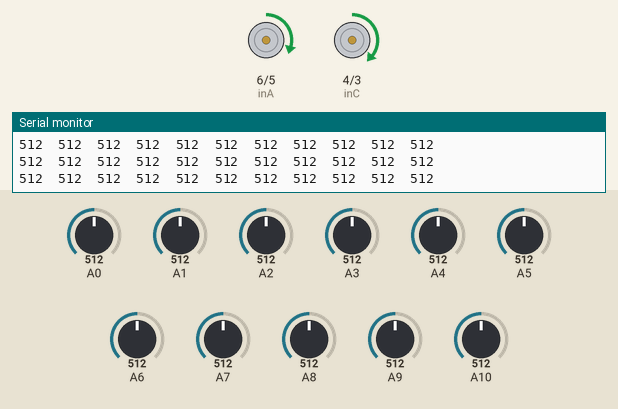
Recording of a sketch running on a simulated Arduino Mega 2560, built with avr-gcc and run on an emulated ATmega2560. Parts: motor-driver pin pairs drawn as motors (green arrow = first pin HIGH = forward, orange = second pin HIGH = backward, longer = more drive, scaled by the enable pin), the last lines printed to the serial monitor. The inputs (shaded band) are chosen by the test bench; at power-on: A0 = 512, A1 = 512, A2 = 512, A8 = 512, A7 = 512, A3 = 512, A4 = 512, A5 = 512, A6 = 512, A9 = 512, A10 = 512.

Above: at 1.2 s.
1.3 s: A0 set to 484
At 2.4 s:
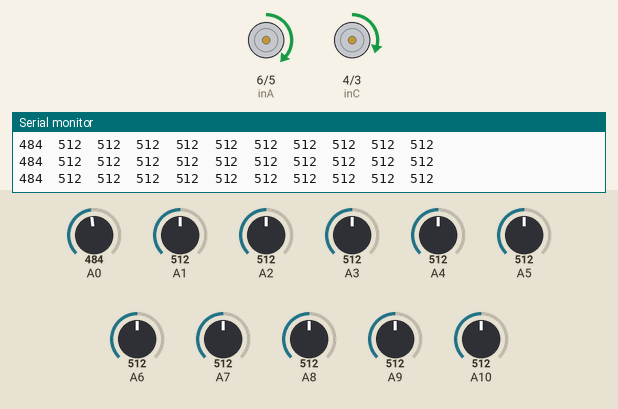
2.9 s: A1 set to 107
At 4.0 s:
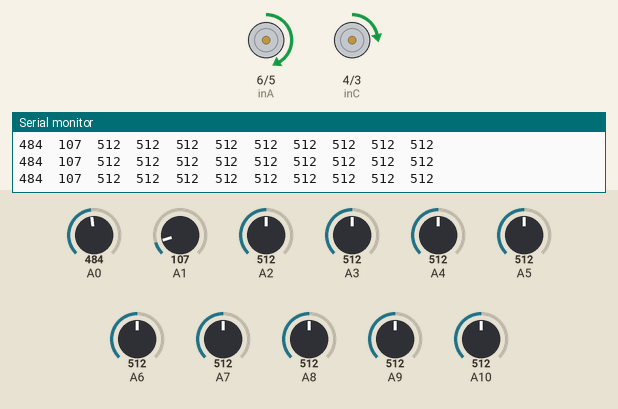
4.4 s: A1 set to 95
7.4 s: A2 set to 492
At 8.4 s:
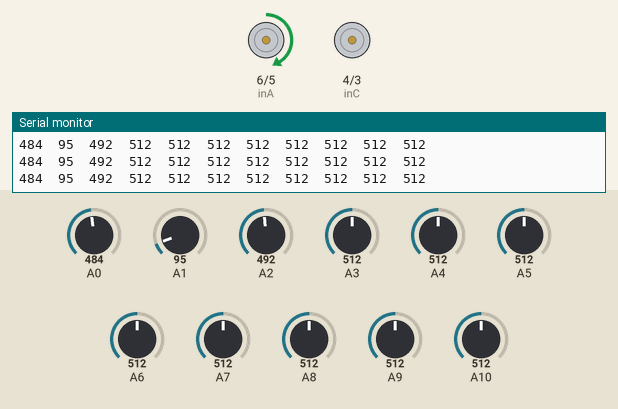
9.0 s: A8 set to 30
At 9.9 s:
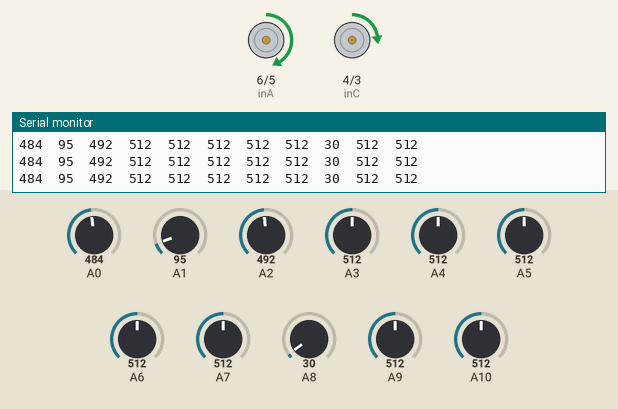
10.5 s: A7 set to 390
At 11.4 s:
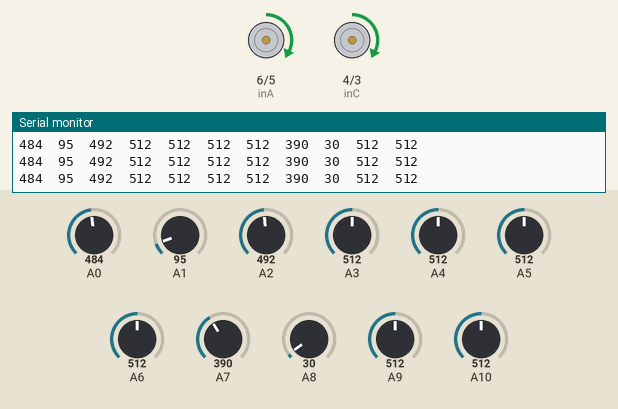
Timing chart, 0 to 13.0 s (numbered marks = the images above; inputs shaded):
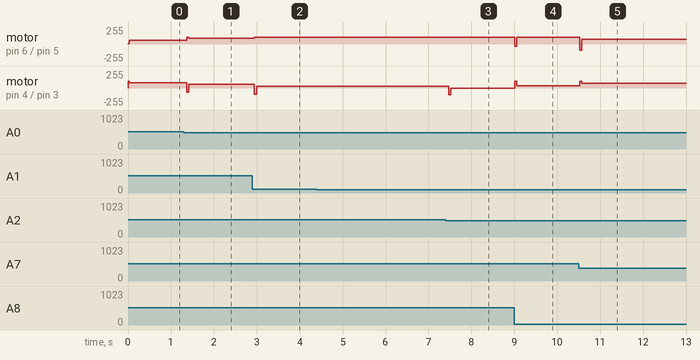

The sketch:

LineFollower.ino
```cpp
// Line-following-robot-arduino.
// Ignore the comments, some the commented code is actually special cases that are needed for Hard 90/60/45/30 degree turns.
// If the lines are curves or straight lines only then it's not needed.


#define inA 6
#define inB 5
#define inC 4
#define inD 3
#define ENA 7
#define ENB 8
#define sensorOut 18
#define setpoint 400
#define z 70
#define lsp z
#define rsp z
#define rms z+35
#define lms z+35
#define kp .5
#define kd 2.2
#define minus -100
#define setpointsonar 11


const int trigPinl = 32;
const int echoPin1 = 30;
const int trigPinr = 22;
const int echoPinr = 24;
const int trigPinf = 26 ;
const int echoPinf = 28;

int flag = 0;


//const int s0 = 14;
//const int s1 = 15;
//const int s2 = 16;
//const int s3 = 17;
//const int out = 18;
//int red = 0;
//int green = 0;
//int blue = 0;


long duration1;
int distance1;
long duration2;
int distance2;
long duration3;
int distance3;
float factor1 = 1;
float factor2 = 1;
//void colour();
//void sonarcolour();
int sonar();
void check1();
void check2();
//void check3();
int threshold[] = {500, 500, 500, 400, 500, 400, 600, 500, 500, 500, 500, 500};


const  int  number_of_sensor = 11, numPidSensor = 9;

int a[number_of_sensor];

void setup() {

  // put your setup code here, to run once:

  Serial.begin(9600);
  pinMode(inA, OUTPUT);
  pinMode(inB, OUTPUT);
  pinMode(inC, OUTPUT);
  pinMode(inD, OUTPUT);
  pinMode(ENA, OUTPUT);
  pinMode(ENB, OUTPUT);
  //pinMode(s0, OUTPUT);
  //pinMode(s1, OUTPUT);
  //pinMode(s2, OUTPUT);
  //pinMode(s3, OUTPUT);
  //pinMode(out, INPUT);

  //digitalWrite(s0, HIGH);
  //digitalWrite(s1, HIGH);
  pinMode(trigPinl, OUTPUT);
  pinMode(echoPin1, INPUT);
  pinMode(trigPinr, OUTPUT);
  pinMode(echoPinr, INPUT);
  pinMode(trigPinf, OUTPUT);
  pinMode(echoPinf, INPUT);
  /* while(true)
    /*{
    motor(100,100);
    delay(180);
    motor(100,-100);
    delay(370);
    motor(0,0);
    delay(70);
    motor(100,100);
    delay(400);
    motor(100,-160);
    delay(440);
    motor(0,0);
    delay(200);

    }*/


}

void loop()
{

  // put your main code here, to run repeatedly:
  pid();
  //motor(120*factor1,120*factor2);
  //sonar();
}


int error, e, lastError = 0;

void pid()
{


  int pos = sensor();

 /* if ((a[3] == 1 && a[4] == 1 && a[5] == 1 && a[0] == 1 && a[2] == 1) || ( a[4] == 1 && a[5] == 1 && a[0] == 1 && a[2] == 1) || (a[3] == 1 && a[4] == 1  && a[0] == 1 && a[2] == 1))
  {

    check2();

  }


  if (( a[3] == 1 && a[4] == 1 && a[5] == 1 && a[0] == 1 && a[8] == 1 ) || ( a[3] == 1 && a[4] == 1  && a[0] == 1 && a[8] == 1 ) || ( a[4] == 1 && a[5] == 1 && a[0] == 1 && a[8] == 1 ))
  {
    motor(70, 70);
    delay(130);
    motor(-70, 70);
    delay(490);
    motor(-70, -70);
    delay(100);


  }

  if (( a[3] == 1 && a[4] == 1 && a[5] == 1  && a[8] == 1 ) || ( a[3] == 1 && a[4] == 1  && a[8] == 1 ) || ( a[4] == 1 && a[5] == 1  && a[8] == 1 ))
  {

      check1();


  }

  if ((  a[3] == 0 && a[5] == 0 && a[4] == 0 && a[0] == 1 && a[1] == 1 && a[2] == 1 && a[7] == 1 && a[8] == 1 && a[6] == 1) || (  a[3] == 0 && a[4] == 0 && a[0] == 1 && a[1] == 1 && a[2] == 1 && a[7] == 1 && a[8] == 1 && a[6] == 1) || (   a[5] == 0 && a[4] == 0 && a[0] == 1 && a[1] == 1 && a[2] == 1 && a[7] == 1 && a[8] == 1 && a[6] == 1))
  {

    flag = 1;

  }

  if ((a[0] == 0 && a[1] == 0 && a[2] == 0 && a[3] == 0 && a[4] == 0 && a[5] == 0 && a[6] == 0 && a[7] == 0 && a[8] == 0 && a[9] == 0 && a[10] == 0 ))
  {
    sonar();

  }*/
  /*if((a[3]==1 && a[4]==1 && a[5]==1 &&a[9]==1)||(a[3]==1 && a[4]==1  &&a[9]==1)|| ( a[4]==1 && a[5]==1 &&a[9]==1))
    {
    motor(0,0);
    delay(500);
    motor(-100,-100);
    delay(300);
    check1();
    }

    //if((a[3]==1 && a[4]==1 && a[5]==1 &&a[10]==1)||(a[3]==1 && a[4]==1  &&a[10]==1)|| ( a[4]==1 && a[5]==1 &&a[10]==1))
    //{
    //check3();
    //}
    if((a[0]==0 && a[1]==0 && a[2]==0 && a[3]==0 && a[4]==0 && a[5]==0 && a[6]==0 && a[7]==0 && a[8]==0 && a[9]==0 && a[10]==0 ))
    {
    motor(0,0);
    delay(500);
    motor(100,100);
    delay(200);
    motor(-100,100);
    delay(565);
    motor(0,0);
    delay(1000);


    }*/

  error = setpoint - pos;
  e = kp * error + kd * (error - lastError) ;
  lastError = error;

  //Serial.print(error);
  //Serial.println();
  int ls = lsp - e;
  int rs = rsp + e;

  if (ls > lms) ls = lms;
  if (rs > rms) rs = rms;
  if (ls < minus) ls = minus;
  if (rs < minus)rs = minus;

  motor( ls * factor1, rs * factor2);


  // Serial.println(String(error) + "\t rps" + String(rs)+"\t lpps"+String(ls));
  //motor( ls, rs);
}


void motor(int ls, int rs)
{
  if (ls > 0) {

    lmo(1, 0, ls);
  }
  else if (ls < 0)
  {
    lmo(0, 1, (-1)*ls);
  }
  else
  {
    lmo(0, 0, 0);
  }

  if (rs > 0) {
    rmo (1, 0, rs);
  }
  else if (rs < 0) {
    rmo(0, 1, (-1)*rs);
  }
  else
  {
    rmo(0, 0, 0);
  }
  //Serial.println("\t rs " + String(rs)+"\t ls"+String(ls));

}


void lmo(int a, int b, int ls)
{
  digitalWrite(inA, a);
  digitalWrite(inB, b);
  analogWrite(ENA, ls);
}

void rmo(int a, int b, int rs)
{
  digitalWrite(inC, a);
  digitalWrite(inD, b);
  analogWrite(ENB, rs);
}


int sensor()
{

  int pos, neu = 0, sensorOnLine = 0;

    for (int i = 0; i < number_of_sensor ; i++)
    {
      //#ifdef BLACK
      a[i] = analogRead(i);

      Serial.print(a[i]);
      Serial.print('\t');
      /// Serial.println();
      if (a[i] > threshold[i])

      {
        a[i] = 1;
        //Serial.print(a[i]);
        // as pid works for 1st 5 sensor
        if (i < numPidSensor) {
          neu = neu + i;
          sensorOnLine++;
        }
      }
      else a[i] = 0;
      //Serial.print(a[i]);
      //Serial.print('\t');
      //#endif

    }
    Serial.println();
    if (sensorOnLine == 0) pos =  setpoint - lastError;
    else  (pos = (100 * neu) / sensorOnLine);

    //Serial.print(pos);
    //Serial.print("\t\t");
    return pos;
  }


/*
void check1()
{
  motor(100, 100);
  delay(50);
  sensor();

  if (( a[3] == 1 && a[4] == 1 && a[5] == 1 && a[0] == 1 && a[8] == 1 ) || (  a[4] == 1 && a[5] == 1 && a[0] == 1 && a[8] == 1 ) || ( a[3] == 1 && a[4] == 1  && a[0] == 1 && a[8] == 1 ))
  {

    motor(70, 70);
    delay(130);
    motor(-70, 70);
    delay(490);
    motor(-70, -70);
    delay(100);


  }
  else   if ((  a[3] == 0 && a[5] == 0 && a[4] == 0 && a[0] == 1 && a[1] == 1 && a[2] == 1 && a[7] == 1 && a[8] == 1 && a[6] == 1) || (  a[3] == 0 && a[4] == 0 && a[0] == 1 && a[1] == 1 && a[2] == 1 && a[7] == 1 && a[8] == 1 && a[6] == 1) || (   a[5] == 0 && a[4] == 0 && a[0] == 1 && a[1] == 1 && a[2] == 1 && a[7] == 1 && a[8] == 1 && a[6] == 1))
  {
    flag = 1  ;
  }

  else
  {
    motor(100, 100);
    delay(50);
    motor(70, -70);
    delay(450);


  }
}
*/
/*void check2()
{
  motor(100, 100);
  delay(50);
  sensor();
  if (( a[3] == 1 && a[4] == 1 && a[5] == 1 && a[0] == 1 && a[8] == 1 ) || (  a[4] == 1 && a[5] == 1 && a[0] == 1 && a[8] == 1 ) || ( a[3] == 1 && a[4] == 1  && a[0] == 1 && a[8] == 1 ))
  {
    motor(70, 70);
    delay(130);
    motor(-70, 70);
    delay(490);
    motor(-70, -70);
    delay(100);
  }
  else if ((  a[3] == 0 && a[5] == 0 && a[4] == 0 && a[0] == 1 && a[1] == 1 && a[2] == 1 && a[7] == 1 && a[8] == 1 && a[6] == 1) || (  a[3] == 0 && a[4] == 0 && a[0] == 1 && a[1] == 1 && a[2] == 1 && a[7] == 1 && a[8] == 1 && a[6] == 1) || (   a[5] == 0 && a[4] == 0 && a[0] == 1 && a[1] == 1 && a[2] == 1 && a[7] == 1 && a[8] == 1 && a[6] == 1))
  {

    flag = 1;

  }
  else
  {
    motor(100, 100);
    delay(50);
    motor(-70, 70);
    delay(450);
    motor(-70, -70);
    delay(100);
  }


}

*/
```

Measured:
- after the input at 1.3 s, motor on pin 6 (inA) / pin 5 (inB): forward 58/255 → forward 84/255 after 0.07 s; motor on pin 4 (inC) / pin 3 (inD): forward 82/255 → forward 56/255 after 0.07 s
- after the input at 2.9 s, motor on pin 6 (inA) / pin 5 (inB): forward 84/255 → forward 105/255 after 0.05 s; motor on pin 4 (inC) / pin 3 (inD): forward 56/255 → forward 29/255 after 0.05 s
- after the input at 7.4 s, motor on pin 4 (inC) / pin 3 (inD): forward 29/255 → stopped after 0.07 s
- after the input at 9.0 s, motor on pin 6 (inA) / pin 5 (inB): forward 105/255 → backward 35/255 at once, → forward 105/255 0.05 s later; motor on pin 4 (inC) / pin 3 (inD): stopped → forward 33/255 at once
- after the input at 10.5 s, motor on pin 6 (inA) / pin 5 (inB): forward 105/255 → forward 70/255 at once; motor on pin 4 (inC) / pin 3 (inD): forward 33/255 → forward 70/255 at once
